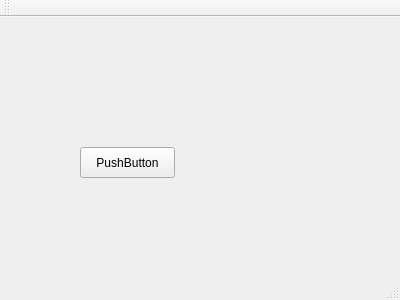
<?xml version="1.0" encoding="UTF-8"?>
<ui version="4.0">
 <class>MainWindow</class>
 <widget class="QMainWindow" name="MainWindow">
  <property name="geometry">
   <rect>
    <x>0</x>
    <y>0</y>
    <width>400</width>
    <height>300</height>
   </rect>
  </property>
  <property name="windowTitle">
   <string>MainWindow</string>
  </property>
  <widget class="QWidget" name="centralWidget">
   <widget class="QPushButton" name="pushButton">
    <property name="geometry">
     <rect>
      <x>80</x>
      <y>130</y>
      <width>95</width>
      <height>31</height>
     </rect>
    </property>
    <property name="text">
     <string>PushButton</string>
    </property>
   </widget>
  </widget>
  <widget class="QMenuBar" name="menuBar">
   <property name="geometry">
    <rect>
     <x>0</x>
     <y>0</y>
     <width>400</width>
     <height>27</height>
    </rect>
   </property>
  </widget>
  <widget class="QToolBar" name="mainToolBar">
   <attribute name="toolBarArea">
    <enum>TopToolBarArea</enum>
   </attribute>
   <attribute name="toolBarBreak">
    <bool>false</bool>
   </attribute>
  </widget>
  <widget class="QStatusBar" name="statusBar"/>
 </widget>
 <layoutdefault spacing="6" margin="11"/>
 <resources/>
 <connections/>
</ui>
